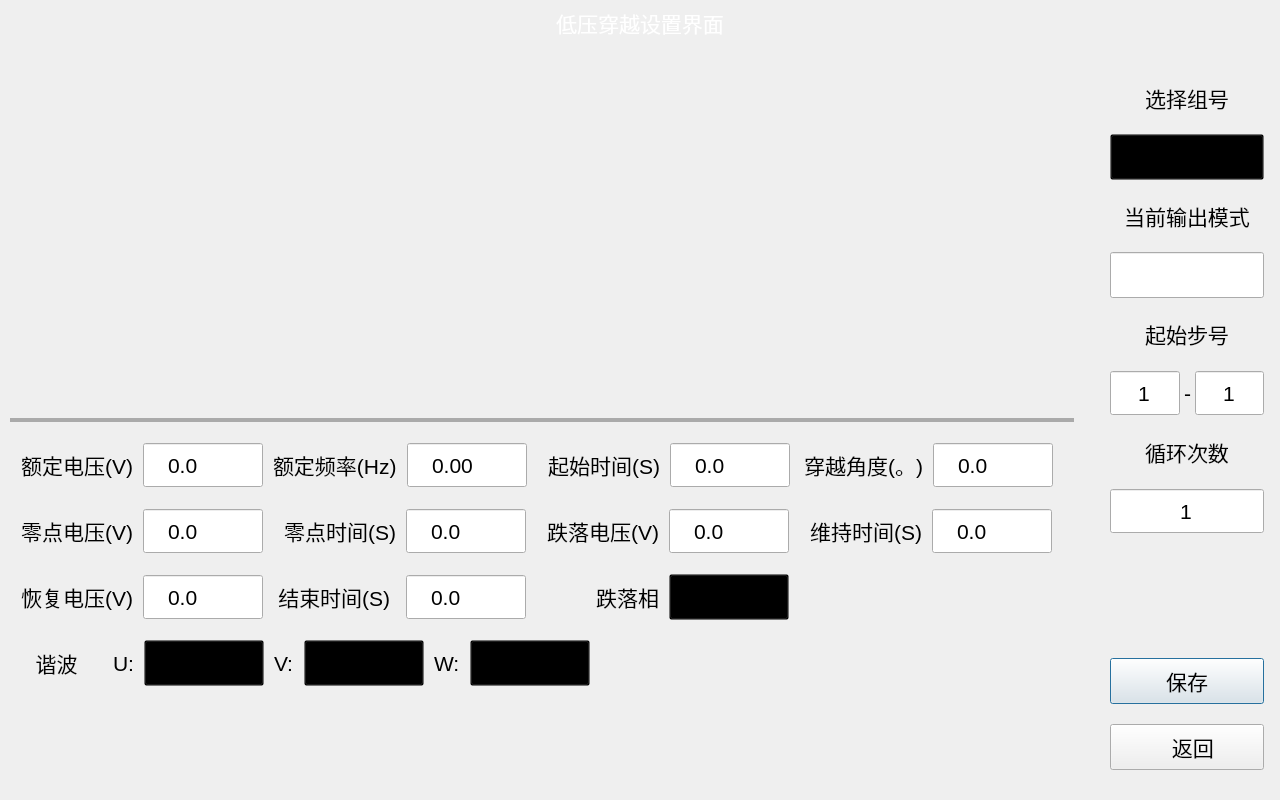
<?xml version="1.0" encoding="UTF-8"?>
<ui version="4.0">
 <class>ThroughSetDialog</class>
 <widget class="QDialog" name="ThroughSetDialog">
  <property name="geometry">
   <rect>
    <x>0</x>
    <y>0</y>
    <width>1280</width>
    <height>800</height>
   </rect>
  </property>
  <property name="windowTitle">
   <string notr="true"/>
  </property>
  <property name="styleSheet">
   <string notr="true">#ThroughSetDialog{
border-image: url(:/png/main/bg_test.png);
}

QLabel{
font-size: 16pt;
}

QCheckBox{
font-size: 16pt;
}
QCheckBox::indicator{
width: 20px;
height: 20px;
}

QLineEdit{
font-size: 16pt;
border-image: url(:/png/main/btntest.png);
padding-left: 20px;
}

QSpinBox{
font-size: 16pt;
border-image: url(:/png/main/btntest.png);
}

QDoubleSpinBox{
font-size: 16pt;
border-image: url(:/png/main/btntest.png);
padding-left: 20px;
}

QComboBox{
font-size: 16pt;
border-image: url(:/png/main/btntest.png);
background: transparent;
padding-left: 20px;
}
QComboBox::drop-down{
background: transparent;
padding-right: 30px;
}
QComboBox::down-arrow{
border-image: url(:/png/main/icon_arrow.png);
width: 16px;
height: 16px;
border: none;
}
QComboBox QAbstractItemView{
padding-left: 20px;
font-size: 16pt;
selection-color: rgb(255, 255, 255);
selection-background-color: rgb(26, 95, 180);
}

QPushButton{
font-size: 16pt;
border-image: url(:/png/main/btntest.png);
}
QPushButton:pressed{
border-image: url(:/png/main/btntest1.png);
}

#nameLab,
#timeLab{
color: rgb(255, 255, 255);
}</string>
  </property>
  <layout class="QVBoxLayout" name="verticalLayout" stretch="0,1">
   <property name="spacing">
    <number>10</number>
   </property>
   <property name="leftMargin">
    <number>0</number>
   </property>
   <property name="topMargin">
    <number>0</number>
   </property>
   <property name="rightMargin">
    <number>0</number>
   </property>
   <property name="bottomMargin">
    <number>0</number>
   </property>
   <item>
    <widget class="QWidget" name="widget" native="true">
     <property name="minimumSize">
      <size>
       <width>0</width>
       <height>42</height>
      </size>
     </property>
     <property name="styleSheet">
      <string notr="true"/>
     </property>
     <layout class="QHBoxLayout" name="horizontalLayout_2">
      <property name="spacing">
       <number>10</number>
      </property>
      <property name="leftMargin">
       <number>20</number>
      </property>
      <property name="topMargin">
       <number>4</number>
      </property>
      <property name="rightMargin">
       <number>10</number>
      </property>
      <property name="bottomMargin">
       <number>0</number>
      </property>
      <item>
       <widget class="QLabel" name="logoLab">
        <property name="minimumSize">
         <size>
          <width>120</width>
          <height>30</height>
         </size>
        </property>
        <property name="maximumSize">
         <size>
          <width>16777215</width>
          <height>30</height>
         </size>
        </property>
        <property name="styleSheet">
         <string notr="true">border-image: url(:/png/main/logo.png);</string>
        </property>
        <property name="text">
         <string/>
        </property>
       </widget>
      </item>
      <item>
       <spacer name="horizontalSpacer_2">
        <property name="orientation">
         <enum>Qt::Horizontal</enum>
        </property>
        <property name="sizeHint" stdset="0">
         <size>
          <width>40</width>
          <height>20</height>
         </size>
        </property>
       </spacer>
      </item>
      <item>
       <widget class="QLabel" name="nameLab">
        <property name="minimumSize">
         <size>
          <width>414</width>
          <height>0</height>
         </size>
        </property>
        <property name="text">
         <string>低压穿越设置界面</string>
        </property>
        <property name="alignment">
         <set>Qt::AlignCenter</set>
        </property>
       </widget>
      </item>
      <item>
       <widget class="QLabel" name="timeLab">
        <property name="minimumSize">
         <size>
          <width>413</width>
          <height>0</height>
         </size>
        </property>
        <property name="text">
         <string/>
        </property>
        <property name="alignment">
         <set>Qt::AlignRight|Qt::AlignTrailing|Qt::AlignVCenter</set>
        </property>
       </widget>
      </item>
     </layout>
    </widget>
   </item>
   <item>
    <layout class="QHBoxLayout" name="horizontalLayout" stretch="7,1">
     <property name="spacing">
      <number>10</number>
     </property>
     <property name="rightMargin">
      <number>0</number>
     </property>
     <item>
      <widget class="QWidget" name="widget_3" native="true">
       <layout class="QVBoxLayout" name="verticalLayout_2" stretch="1,0,0,0,0,1">
        <property name="spacing">
         <number>20</number>
        </property>
        <property name="leftMargin">
         <number>10</number>
        </property>
        <property name="topMargin">
         <number>10</number>
        </property>
        <property name="rightMargin">
         <number>10</number>
        </property>
        <property name="bottomMargin">
         <number>20</number>
        </property>
        <item>
         <widget class="QWidget" name="crossWidget" native="true">
          <property name="minimumSize">
           <size>
            <width>0</width>
            <height>360</height>
           </size>
          </property>
          <property name="styleSheet">
           <string notr="true">#crossWidget{
/*background-color: rgba(119, 118, 123, 150);*/
border-bottom: 4px solid #AAAAAA;
}
</string>
          </property>
          <layout class="QHBoxLayout" name="horizontalLayout_8">
           <property name="spacing">
            <number>0</number>
           </property>
           <property name="leftMargin">
            <number>20</number>
           </property>
           <property name="topMargin">
            <number>20</number>
           </property>
           <property name="rightMargin">
            <number>20</number>
           </property>
           <property name="bottomMargin">
            <number>20</number>
           </property>
           <item>
            <widget class="QLabel" name="label_3">
             <property name="styleSheet">
              <string notr="true">border-image: url(:/png/main/cross.png);</string>
             </property>
             <property name="text">
              <string/>
             </property>
            </widget>
           </item>
          </layout>
         </widget>
        </item>
        <item>
         <widget class="QWidget" name="UWidget" native="true">
          <layout class="QHBoxLayout" name="horizontalLayout_3">
           <property name="spacing">
            <number>10</number>
           </property>
           <property name="leftMargin">
            <number>0</number>
           </property>
           <property name="topMargin">
            <number>0</number>
           </property>
           <property name="rightMargin">
            <number>10</number>
           </property>
           <property name="bottomMargin">
            <number>0</number>
           </property>
           <item>
            <widget class="QLabel" name="label_8">
             <property name="minimumSize">
              <size>
               <width>123</width>
               <height>0</height>
              </size>
             </property>
             <property name="text">
              <string>额定电压(V)</string>
             </property>
             <property name="alignment">
              <set>Qt::AlignRight|Qt::AlignTrailing|Qt::AlignVCenter</set>
             </property>
            </widget>
           </item>
           <item>
            <widget class="QDoubleSpinBox" name="voltageLE">
             <property name="minimumSize">
              <size>
               <width>120</width>
               <height>46</height>
              </size>
             </property>
             <property name="buttonSymbols">
              <enum>QAbstractSpinBox::NoButtons</enum>
             </property>
             <property name="specialValueText">
              <string notr="true"/>
             </property>
             <property name="prefix">
              <string notr="true"/>
             </property>
             <property name="suffix">
              <string notr="true"/>
             </property>
             <property name="decimals">
              <number>1</number>
             </property>
             <property name="maximum">
              <double>500.000000000000000</double>
             </property>
            </widget>
           </item>
           <item>
            <widget class="QLabel" name="voltageStartLabV">
             <property name="text">
              <string notr="true">额定频率(Hz)</string>
             </property>
            </widget>
           </item>
           <item>
            <widget class="QDoubleSpinBox" name="freqLE">
             <property name="minimumSize">
              <size>
               <width>120</width>
               <height>46</height>
              </size>
             </property>
             <property name="buttonSymbols">
              <enum>QAbstractSpinBox::NoButtons</enum>
             </property>
             <property name="specialValueText">
              <string notr="true"/>
             </property>
             <property name="prefix">
              <string notr="true"/>
             </property>
             <property name="suffix">
              <string notr="true"/>
             </property>
             <property name="maximum">
              <double>240.000000000000000</double>
             </property>
            </widget>
           </item>
           <item>
            <widget class="QLabel" name="voltageStartLabW">
             <property name="minimumSize">
              <size>
               <width>123</width>
               <height>0</height>
              </size>
             </property>
             <property name="text">
              <string notr="true">起始时间(S)</string>
             </property>
             <property name="alignment">
              <set>Qt::AlignRight|Qt::AlignTrailing|Qt::AlignVCenter</set>
             </property>
            </widget>
           </item>
           <item>
            <widget class="QDoubleSpinBox" name="startTimeLE">
             <property name="minimumSize">
              <size>
               <width>120</width>
               <height>46</height>
              </size>
             </property>
             <property name="buttonSymbols">
              <enum>QAbstractSpinBox::NoButtons</enum>
             </property>
             <property name="specialValueText">
              <string notr="true"/>
             </property>
             <property name="prefix">
              <string notr="true"/>
             </property>
             <property name="suffix">
              <string notr="true"/>
             </property>
             <property name="decimals">
              <number>1</number>
             </property>
             <property name="maximum">
              <double>99999.000000000000000</double>
             </property>
            </widget>
           </item>
           <item>
            <widget class="QLabel" name="label_7">
             <property name="minimumSize">
              <size>
               <width>123</width>
               <height>0</height>
              </size>
             </property>
             <property name="text">
              <string>穿越角度(。)</string>
             </property>
             <property name="alignment">
              <set>Qt::AlignRight|Qt::AlignTrailing|Qt::AlignVCenter</set>
             </property>
            </widget>
           </item>
           <item>
            <widget class="QDoubleSpinBox" name="crossAngleLE">
             <property name="minimumSize">
              <size>
               <width>120</width>
               <height>46</height>
              </size>
             </property>
             <property name="buttonSymbols">
              <enum>QAbstractSpinBox::NoButtons</enum>
             </property>
             <property name="specialValueText">
              <string notr="true"/>
             </property>
             <property name="prefix">
              <string notr="true"/>
             </property>
             <property name="suffix">
              <string notr="true"/>
             </property>
             <property name="decimals">
              <number>1</number>
             </property>
             <property name="maximum">
              <double>360.000000000000000</double>
             </property>
            </widget>
           </item>
           <item>
            <spacer name="horizontalSpacer_3">
             <property name="orientation">
              <enum>Qt::Horizontal</enum>
             </property>
             <property name="sizeHint" stdset="0">
              <size>
               <width>40</width>
               <height>20</height>
              </size>
             </property>
            </spacer>
           </item>
          </layout>
         </widget>
        </item>
        <item>
         <widget class="QWidget" name="UWidget_3" native="true">
          <layout class="QHBoxLayout" name="horizontalLayout_5">
           <property name="spacing">
            <number>10</number>
           </property>
           <property name="leftMargin">
            <number>0</number>
           </property>
           <property name="topMargin">
            <number>0</number>
           </property>
           <property name="rightMargin">
            <number>10</number>
           </property>
           <property name="bottomMargin">
            <number>0</number>
           </property>
           <item>
            <widget class="QLabel" name="label_13">
             <property name="minimumSize">
              <size>
               <width>123</width>
               <height>0</height>
              </size>
             </property>
             <property name="text">
              <string>零点电压(V)</string>
             </property>
             <property name="alignment">
              <set>Qt::AlignRight|Qt::AlignTrailing|Qt::AlignVCenter</set>
             </property>
            </widget>
           </item>
           <item>
            <widget class="QDoubleSpinBox" name="zeroVoltageLE">
             <property name="minimumSize">
              <size>
               <width>120</width>
               <height>46</height>
              </size>
             </property>
             <property name="buttonSymbols">
              <enum>QAbstractSpinBox::NoButtons</enum>
             </property>
             <property name="specialValueText">
              <string notr="true"/>
             </property>
             <property name="prefix">
              <string notr="true"/>
             </property>
             <property name="suffix">
              <string notr="true"/>
             </property>
             <property name="decimals">
              <number>1</number>
             </property>
             <property name="maximum">
              <double>500.000000000000000</double>
             </property>
            </widget>
           </item>
           <item>
            <widget class="QLabel" name="freqStartLabV">
             <property name="minimumSize">
              <size>
               <width>123</width>
               <height>0</height>
              </size>
             </property>
             <property name="text">
              <string notr="true">零点时间(S)</string>
             </property>
             <property name="alignment">
              <set>Qt::AlignRight|Qt::AlignTrailing|Qt::AlignVCenter</set>
             </property>
            </widget>
           </item>
           <item>
            <widget class="QDoubleSpinBox" name="zeroTimeLE">
             <property name="minimumSize">
              <size>
               <width>120</width>
               <height>46</height>
              </size>
             </property>
             <property name="buttonSymbols">
              <enum>QAbstractSpinBox::NoButtons</enum>
             </property>
             <property name="specialValueText">
              <string notr="true"/>
             </property>
             <property name="prefix">
              <string notr="true"/>
             </property>
             <property name="suffix">
              <string notr="true"/>
             </property>
             <property name="decimals">
              <number>1</number>
             </property>
             <property name="maximum">
              <double>99999.000000000000000</double>
             </property>
            </widget>
           </item>
           <item>
            <widget class="QLabel" name="freqStartLabW">
             <property name="minimumSize">
              <size>
               <width>123</width>
               <height>0</height>
              </size>
             </property>
             <property name="text">
              <string notr="true">跌落电压(V)</string>
             </property>
             <property name="alignment">
              <set>Qt::AlignRight|Qt::AlignTrailing|Qt::AlignVCenter</set>
             </property>
            </widget>
           </item>
           <item>
            <widget class="QDoubleSpinBox" name="dropVoltageLE">
             <property name="minimumSize">
              <size>
               <width>120</width>
               <height>46</height>
              </size>
             </property>
             <property name="buttonSymbols">
              <enum>QAbstractSpinBox::NoButtons</enum>
             </property>
             <property name="specialValueText">
              <string notr="true"/>
             </property>
             <property name="prefix">
              <string notr="true"/>
             </property>
             <property name="suffix">
              <string notr="true"/>
             </property>
             <property name="decimals">
              <number>1</number>
             </property>
             <property name="maximum">
              <double>500.000000000000000</double>
             </property>
            </widget>
           </item>
           <item>
            <widget class="QLabel" name="label_23">
             <property name="minimumSize">
              <size>
               <width>123</width>
               <height>0</height>
              </size>
             </property>
             <property name="text">
              <string>维持时间(S)</string>
             </property>
             <property name="alignment">
              <set>Qt::AlignRight|Qt::AlignTrailing|Qt::AlignVCenter</set>
             </property>
            </widget>
           </item>
           <item>
            <widget class="QDoubleSpinBox" name="dropTimeLE">
             <property name="minimumSize">
              <size>
               <width>120</width>
               <height>46</height>
              </size>
             </property>
             <property name="buttonSymbols">
              <enum>QAbstractSpinBox::NoButtons</enum>
             </property>
             <property name="specialValueText">
              <string notr="true"/>
             </property>
             <property name="prefix">
              <string notr="true"/>
             </property>
             <property name="suffix">
              <string notr="true"/>
             </property>
             <property name="decimals">
              <number>1</number>
             </property>
             <property name="maximum">
              <double>99999.000000000000000</double>
             </property>
            </widget>
           </item>
           <item>
            <spacer name="horizontalSpacer_4">
             <property name="orientation">
              <enum>Qt::Horizontal</enum>
             </property>
             <property name="sizeHint" stdset="0">
              <size>
               <width>40</width>
               <height>20</height>
              </size>
             </property>
            </spacer>
           </item>
          </layout>
         </widget>
        </item>
        <item>
         <widget class="QWidget" name="UWidget_2" native="true">
          <layout class="QHBoxLayout" name="horizontalLayout_4">
           <property name="spacing">
            <number>10</number>
           </property>
           <property name="leftMargin">
            <number>0</number>
           </property>
           <property name="topMargin">
            <number>0</number>
           </property>
           <property name="rightMargin">
            <number>10</number>
           </property>
           <property name="bottomMargin">
            <number>0</number>
           </property>
           <item>
            <widget class="QLabel" name="timeLabV">
             <property name="minimumSize">
              <size>
               <width>123</width>
               <height>0</height>
              </size>
             </property>
             <property name="text">
              <string notr="true">恢复电压(V)</string>
             </property>
             <property name="alignment">
              <set>Qt::AlignRight|Qt::AlignTrailing|Qt::AlignVCenter</set>
             </property>
            </widget>
           </item>
           <item>
            <widget class="QDoubleSpinBox" name="RecoveryLE">
             <property name="minimumSize">
              <size>
               <width>120</width>
               <height>46</height>
              </size>
             </property>
             <property name="buttonSymbols">
              <enum>QAbstractSpinBox::NoButtons</enum>
             </property>
             <property name="specialValueText">
              <string notr="true"/>
             </property>
             <property name="prefix">
              <string notr="true"/>
             </property>
             <property name="suffix">
              <string notr="true"/>
             </property>
             <property name="decimals">
              <number>1</number>
             </property>
             <property name="maximum">
              <double>500.000000000000000</double>
             </property>
            </widget>
           </item>
           <item>
            <widget class="QLabel" name="label_9">
             <property name="minimumSize">
              <size>
               <width>123</width>
               <height>0</height>
              </size>
             </property>
             <property name="text">
              <string>结束时间(S) </string>
             </property>
             <property name="alignment">
              <set>Qt::AlignRight|Qt::AlignTrailing|Qt::AlignVCenter</set>
             </property>
            </widget>
           </item>
           <item>
            <widget class="QDoubleSpinBox" name="stopTimeLE">
             <property name="minimumSize">
              <size>
               <width>120</width>
               <height>46</height>
              </size>
             </property>
             <property name="buttonSymbols">
              <enum>QAbstractSpinBox::NoButtons</enum>
             </property>
             <property name="specialValueText">
              <string notr="true"/>
             </property>
             <property name="prefix">
              <string notr="true"/>
             </property>
             <property name="suffix">
              <string notr="true"/>
             </property>
             <property name="decimals">
              <number>1</number>
             </property>
             <property name="maximum">
              <double>99999.000000000000000</double>
             </property>
            </widget>
           </item>
           <item>
            <widget class="QLabel" name="label_14">
             <property name="minimumSize">
              <size>
               <width>123</width>
               <height>0</height>
              </size>
             </property>
             <property name="text">
              <string>跌落相</string>
             </property>
             <property name="alignment">
              <set>Qt::AlignRight|Qt::AlignTrailing|Qt::AlignVCenter</set>
             </property>
            </widget>
           </item>
           <item>
            <widget class="QComboBox" name="phaseCB">
             <property name="minimumSize">
              <size>
               <width>120</width>
               <height>46</height>
              </size>
             </property>
             <property name="currentText">
              <string notr="true">UVW</string>
             </property>
             <item>
              <property name="text">
               <string>UVW</string>
              </property>
             </item>
             <item>
              <property name="text">
               <string>U</string>
              </property>
             </item>
             <item>
              <property name="text">
               <string>V</string>
              </property>
             </item>
             <item>
              <property name="text">
               <string>W</string>
              </property>
             </item>
             <item>
              <property name="text">
               <string>UV</string>
              </property>
             </item>
             <item>
              <property name="text">
               <string>UW</string>
              </property>
             </item>
             <item>
              <property name="text">
               <string>VW</string>
              </property>
             </item>
            </widget>
           </item>
           <item>
            <spacer name="horizontalSpacer_5">
             <property name="orientation">
              <enum>Qt::Horizontal</enum>
             </property>
             <property name="sizeHint" stdset="0">
              <size>
               <width>40</width>
               <height>20</height>
              </size>
             </property>
            </spacer>
           </item>
          </layout>
         </widget>
        </item>
        <item>
         <widget class="QWidget" name="widget_5" native="true">
          <layout class="QHBoxLayout" name="horizontalLayout_6">
           <property name="spacing">
            <number>10</number>
           </property>
           <property name="leftMargin">
            <number>0</number>
           </property>
           <property name="topMargin">
            <number>0</number>
           </property>
           <property name="rightMargin">
            <number>20</number>
           </property>
           <property name="bottomMargin">
            <number>0</number>
           </property>
           <item>
            <widget class="QLabel" name="label_15">
             <property name="minimumSize">
              <size>
               <width>93</width>
               <height>0</height>
              </size>
             </property>
             <property name="text">
              <string>谐波</string>
             </property>
             <property name="alignment">
              <set>Qt::AlignCenter</set>
             </property>
            </widget>
           </item>
           <item>
            <widget class="QLabel" name="harmonicsLEU">
             <property name="text">
              <string notr="true">U:</string>
             </property>
            </widget>
           </item>
           <item>
            <widget class="QComboBox" name="harmonicsCBU">
             <property name="minimumSize">
              <size>
               <width>120</width>
               <height>46</height>
              </size>
             </property>
             <property name="maximumSize">
              <size>
               <width>100</width>
               <height>16777215</height>
              </size>
             </property>
             <property name="currentText">
              <string notr="true">正弦波</string>
             </property>
             <item>
              <property name="text">
               <string>正弦波</string>
              </property>
             </item>
             <item>
              <property name="text">
               <string>谐波1</string>
              </property>
             </item>
             <item>
              <property name="text">
               <string>谐波2</string>
              </property>
             </item>
             <item>
              <property name="text">
               <string>谐波3</string>
              </property>
             </item>
             <item>
              <property name="text">
               <string>谐波4</string>
              </property>
             </item>
             <item>
              <property name="text">
               <string>谐波5</string>
              </property>
             </item>
             <item>
              <property name="text">
               <string>谐波6</string>
              </property>
             </item>
             <item>
              <property name="text">
               <string>谐波7</string>
              </property>
             </item>
             <item>
              <property name="text">
               <string>谐波8</string>
              </property>
             </item>
             <item>
              <property name="text">
               <string>谐波9</string>
              </property>
             </item>
             <item>
              <property name="text">
               <string>谐波10</string>
              </property>
             </item>
            </widget>
           </item>
           <item>
            <widget class="QLabel" name="harmonicsLEV">
             <property name="text">
              <string notr="true">V:</string>
             </property>
            </widget>
           </item>
           <item>
            <widget class="QComboBox" name="harmonicsCBV">
             <property name="minimumSize">
              <size>
               <width>120</width>
               <height>46</height>
              </size>
             </property>
             <property name="maximumSize">
              <size>
               <width>100</width>
               <height>16777215</height>
              </size>
             </property>
             <property name="currentText">
              <string notr="true">正弦波</string>
             </property>
             <item>
              <property name="text">
               <string>正弦波</string>
              </property>
             </item>
             <item>
              <property name="text">
               <string>谐波1</string>
              </property>
             </item>
             <item>
              <property name="text">
               <string>谐波2</string>
              </property>
             </item>
             <item>
              <property name="text">
               <string>谐波3</string>
              </property>
             </item>
             <item>
              <property name="text">
               <string>谐波4</string>
              </property>
             </item>
             <item>
              <property name="text">
               <string>谐波5</string>
              </property>
             </item>
             <item>
              <property name="text">
               <string>谐波6</string>
              </property>
             </item>
             <item>
              <property name="text">
               <string>谐波7</string>
              </property>
             </item>
             <item>
              <property name="text">
               <string>谐波8</string>
              </property>
             </item>
             <item>
              <property name="text">
               <string>谐波9</string>
              </property>
             </item>
             <item>
              <property name="text">
               <string>谐波10</string>
              </property>
             </item>
            </widget>
           </item>
           <item>
            <widget class="QLabel" name="harmonicsLEW">
             <property name="text">
              <string notr="true">W:</string>
             </property>
            </widget>
           </item>
           <item>
            <widget class="QComboBox" name="harmonicsCBW">
             <property name="minimumSize">
              <size>
               <width>120</width>
               <height>46</height>
              </size>
             </property>
             <property name="maximumSize">
              <size>
               <width>100</width>
               <height>16777215</height>
              </size>
             </property>
             <property name="currentText">
              <string notr="true">正弦波</string>
             </property>
             <item>
              <property name="text">
               <string>正弦波</string>
              </property>
             </item>
             <item>
              <property name="text">
               <string>谐波1</string>
              </property>
             </item>
             <item>
              <property name="text">
               <string>谐波2</string>
              </property>
             </item>
             <item>
              <property name="text">
               <string>谐波3</string>
              </property>
             </item>
             <item>
              <property name="text">
               <string>谐波4</string>
              </property>
             </item>
             <item>
              <property name="text">
               <string>谐波5</string>
              </property>
             </item>
             <item>
              <property name="text">
               <string>谐波6</string>
              </property>
             </item>
             <item>
              <property name="text">
               <string>谐波7</string>
              </property>
             </item>
             <item>
              <property name="text">
               <string>谐波8</string>
              </property>
             </item>
             <item>
              <property name="text">
               <string>谐波9</string>
              </property>
             </item>
             <item>
              <property name="text">
               <string>谐波10</string>
              </property>
             </item>
            </widget>
           </item>
           <item>
            <spacer name="horizontalSpacer">
             <property name="orientation">
              <enum>Qt::Horizontal</enum>
             </property>
             <property name="sizeHint" stdset="0">
              <size>
               <width>40</width>
               <height>20</height>
              </size>
             </property>
            </spacer>
           </item>
          </layout>
         </widget>
        </item>
        <item>
         <spacer name="verticalSpacer_2">
          <property name="orientation">
           <enum>Qt::Vertical</enum>
          </property>
          <property name="sizeHint" stdset="0">
           <size>
            <width>20</width>
            <height>40</height>
           </size>
          </property>
         </spacer>
        </item>
       </layout>
      </widget>
     </item>
     <item>
      <widget class="QWidget" name="widget_4" native="true">
       <property name="minimumSize">
        <size>
         <width>186</width>
         <height>0</height>
        </size>
       </property>
       <property name="maximumSize">
        <size>
         <width>186</width>
         <height>16777215</height>
        </size>
       </property>
       <property name="styleSheet">
        <string notr="true">QLineEdit{
padding-left: 0px;
}</string>
       </property>
       <layout class="QVBoxLayout" name="verticalLayout_3">
        <property name="spacing">
         <number>20</number>
        </property>
        <property name="leftMargin">
         <number>16</number>
        </property>
        <property name="topMargin">
         <number>30</number>
        </property>
        <property name="rightMargin">
         <number>16</number>
        </property>
        <property name="bottomMargin">
         <number>30</number>
        </property>
        <item>
         <widget class="QLabel" name="label_5">
          <property name="text">
           <string>选择组号</string>
          </property>
          <property name="alignment">
           <set>Qt::AlignCenter</set>
          </property>
         </widget>
        </item>
        <item>
         <widget class="QComboBox" name="stepNoCB">
          <property name="minimumSize">
           <size>
            <width>0</width>
            <height>46</height>
           </size>
          </property>
          <item>
           <property name="text">
            <string>1</string>
           </property>
          </item>
          <item>
           <property name="text">
            <string>2</string>
           </property>
          </item>
          <item>
           <property name="text">
            <string>3</string>
           </property>
          </item>
          <item>
           <property name="text">
            <string>4</string>
           </property>
          </item>
          <item>
           <property name="text">
            <string>5</string>
           </property>
          </item>
          <item>
           <property name="text">
            <string>6</string>
           </property>
          </item>
          <item>
           <property name="text">
            <string>7</string>
           </property>
          </item>
          <item>
           <property name="text">
            <string>8</string>
           </property>
          </item>
          <item>
           <property name="text">
            <string>9</string>
           </property>
          </item>
          <item>
           <property name="text">
            <string>10</string>
           </property>
          </item>
         </widget>
        </item>
        <item>
         <widget class="QLabel" name="label_6">
          <property name="text">
           <string>当前输出模式</string>
          </property>
          <property name="alignment">
           <set>Qt::AlignCenter</set>
          </property>
         </widget>
        </item>
        <item>
         <widget class="QLineEdit" name="outputModeLE">
          <property name="minimumSize">
           <size>
            <width>0</width>
            <height>46</height>
           </size>
          </property>
          <property name="text">
           <string/>
          </property>
          <property name="alignment">
           <set>Qt::AlignCenter</set>
          </property>
          <property name="readOnly">
           <bool>true</bool>
          </property>
         </widget>
        </item>
        <item>
         <widget class="QLabel" name="label_10">
          <property name="text">
           <string>起始步号</string>
          </property>
          <property name="alignment">
           <set>Qt::AlignCenter</set>
          </property>
         </widget>
        </item>
        <item>
         <layout class="QHBoxLayout" name="horizontalLayout_7" stretch="1,0,1">
          <property name="spacing">
           <number>4</number>
          </property>
          <property name="rightMargin">
           <number>0</number>
          </property>
          <item>
           <widget class="QSpinBox" name="startStepNoLE">
            <property name="minimumSize">
             <size>
              <width>0</width>
              <height>46</height>
             </size>
            </property>
            <property name="alignment">
             <set>Qt::AlignCenter</set>
            </property>
            <property name="buttonSymbols">
             <enum>QAbstractSpinBox::NoButtons</enum>
            </property>
            <property name="suffix">
             <string notr="true"/>
            </property>
            <property name="prefix">
             <string notr="true"/>
            </property>
            <property name="minimum">
             <number>1</number>
            </property>
            <property name="maximum">
             <number>100</number>
            </property>
           </widget>
          </item>
          <item>
           <widget class="QLabel" name="label_12">
            <property name="text">
             <string>-</string>
            </property>
           </widget>
          </item>
          <item>
           <widget class="QSpinBox" name="stopStepNoLE">
            <property name="minimumSize">
             <size>
              <width>0</width>
              <height>46</height>
             </size>
            </property>
            <property name="alignment">
             <set>Qt::AlignCenter</set>
            </property>
            <property name="buttonSymbols">
             <enum>QAbstractSpinBox::NoButtons</enum>
            </property>
            <property name="suffix">
             <string notr="true"/>
            </property>
            <property name="prefix">
             <string notr="true"/>
            </property>
            <property name="minimum">
             <number>1</number>
            </property>
            <property name="maximum">
             <number>100</number>
            </property>
           </widget>
          </item>
         </layout>
        </item>
        <item>
         <widget class="QLabel" name="label_11">
          <property name="text">
           <string>循环次数</string>
          </property>
          <property name="alignment">
           <set>Qt::AlignCenter</set>
          </property>
         </widget>
        </item>
        <item>
         <widget class="QSpinBox" name="cycleLE">
          <property name="minimumSize">
           <size>
            <width>0</width>
            <height>46</height>
           </size>
          </property>
          <property name="alignment">
           <set>Qt::AlignCenter</set>
          </property>
          <property name="buttonSymbols">
           <enum>QAbstractSpinBox::NoButtons</enum>
          </property>
          <property name="suffix">
           <string notr="true"/>
          </property>
          <property name="prefix">
           <string notr="true"/>
          </property>
          <property name="minimum">
           <number>1</number>
          </property>
          <property name="maximum">
           <number>999999</number>
          </property>
         </widget>
        </item>
        <item>
         <spacer name="verticalSpacer">
          <property name="orientation">
           <enum>Qt::Vertical</enum>
          </property>
          <property name="sizeHint" stdset="0">
           <size>
            <width>20</width>
            <height>288</height>
           </size>
          </property>
         </spacer>
        </item>
        <item>
         <widget class="QPushButton" name="saveBtn">
          <property name="minimumSize">
           <size>
            <width>0</width>
            <height>46</height>
           </size>
          </property>
          <property name="text">
           <string>保存</string>
          </property>
         </widget>
        </item>
        <item>
         <widget class="QPushButton" name="backBtn">
          <property name="minimumSize">
           <size>
            <width>0</width>
            <height>46</height>
           </size>
          </property>
          <property name="text">
           <string>  返回</string>
          </property>
          <property name="icon">
           <iconset resource="../res/res.qrc">
            <normaloff>:/png/main/icon_back.png</normaloff>:/png/main/icon_back.png</iconset>
          </property>
          <property name="iconSize">
           <size>
            <width>30</width>
            <height>30</height>
           </size>
          </property>
         </widget>
        </item>
       </layout>
      </widget>
     </item>
    </layout>
   </item>
  </layout>
 </widget>
 <resources>
  <include location="../res/res.qrc"/>
 </resources>
 <connections/>
</ui>
